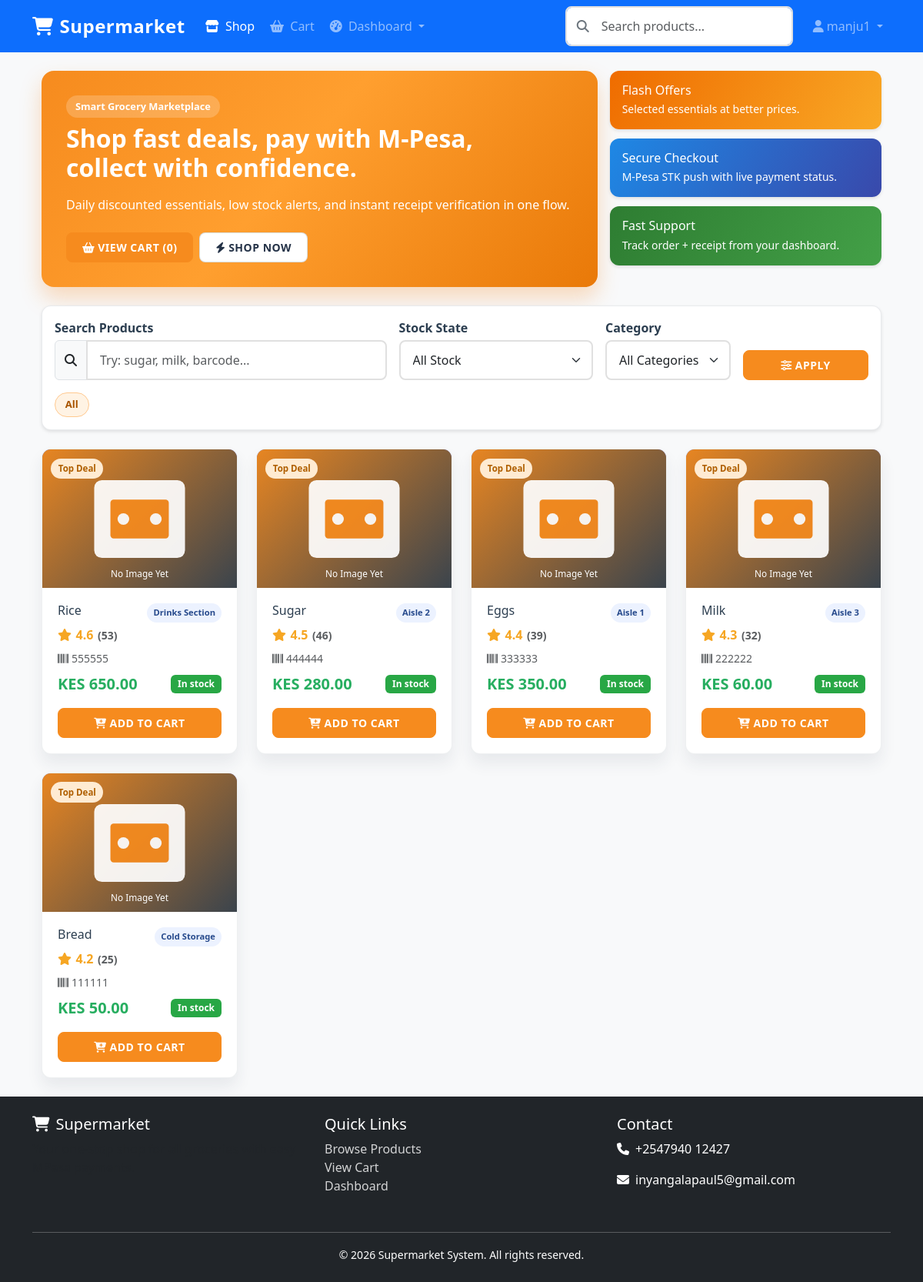
The app's page / (signed in) with its own data.
### product/models.py (models this page shows, shortened)
class Product(models.Model):
    name = models.CharField(max_length=255, db_index=True)
    description = models.TextField(blank=True, null=True)
    image = models.ImageField(upload_to="products/", blank=True, null=True)
    category = models.ForeignKey("product.Category", on_delete=models.SET_NULL, null=True, blank=True, related_name="products")
    barcode = models.CharField(max_length=100, unique=True, blank=True, null=True)
    price = models.DecimalField(max_digits=10, decimal_places=2, db_index=True)
    stock = models.PositiveIntegerField(default=0, db_index=True)
    shelf = models.ForeignKey(Shelf, on_delete=models.SET_NULL, null=True, blank=True, related_name="products")
    created_at = models.DateTimeField(auto_now_add=True, db_index=True)
    class Meta:
        indexes = [
            models.Index(fields=["created_at"]),
            models.Index(fields=["price"]),
            models.Index(fields=["stock"]),
            models.Index(fields=["category"]),
        ]

class Shelf(models.Model):
    name = models.CharField(max_length=100, unique=True)
    location = models.CharField(max_length=150, blank=True, null=True)  # e.g., "Aisle 2 - Left"
    description = models.TextField(blank=True, null=True)

### product/views.py (the view)
# urls.py: path("", views.product_list, name="product_list"),
def product_list(request):
    query = request.GET.get("q")
    stock_filter = request.GET.get("stock_filter")
    category = request.GET.get("category")
    products = Product.objects.select_related("shelf").all().order_by("-created_at")
    if query:
        products = products.filter(
            Q(name__icontains=query) |
            Q(barcode__icontains=query) |
            Q(description__icontains=query)
        )
    if category:
        products = products.filter(category_id=category)
    if stock_filter == "in_stock":
        products = products.filter(stock__gt=10)
    elif stock_filter == "low_stock":
        products = products.filter(stock__lte=10, stock__gt=0)
    elif stock_filter == "out_of_stock":
        products = products.filter(stock=0)
    paginator = Paginator(products, 12)
    page_number = request.GET.get("page")
    page_obj = paginator.get_page(page_number)
    for product in page_obj.object_list:
        product.display_rating = round(4.1 + ((product.id % 8) * 0.1), 1)
        product.review_count = 18 + ((product.id * 7) % 260)
        if product.stock <= 3:
            product.deal_tag = "Few Left"
        elif product.stock >= 20:
            product.deal_tag = "Top Deal"
        elif product.price <= 500:
            product.deal_tag = "Daily Deal"
        else:
            product.deal_tag = ""
        if not product.image:
            image_result = UnsplashImageService.get_image_for_product(
                product_name=product.name,
                category_name=(product.category.name if getattr(product, "category", None) else None),
            )
            product.dynamic_image_url = image_result.image_url
    categories = (
        Category.objects.filter(products__isnull=False, is_active=True)
        .distinct()
        .order_by("name")
    )
    return render(
        request,
        "product/product_list.html",
        {
            "products": page_obj,
            "categories": categories,
            "selected_category": category,
        },
    )

### product/templates/product/product_list.html (shortened to what this page needs)
{% extends "base.html" %}
{% load static %}
{% block content %}
<div class="container marketplace-page">
    <section class="market-hero mb-4">
        <div class="row g-3 align-items-stretch">
            <div class="col-lg-8">
                <div class="market-hero-main h-100">
                    <p class="market-kicker mb-2">Smart Grocery Marketplace</p>
                    <h2 class="mb-3">Shop fast deals, pay with M-Pesa, collect with confidence.</h2>
                    <p class="mb-4">Daily discounted essentials, low stock alerts, and instant receipt verification in one flow.</p>
                    <div class="d-flex flex-wrap gap-2">
                        <a href="{% url 'product:cart' %}" class="btn btn-market-main">
                            <i class="fas fa-shopping-basket me-1"></i>View Cart ({{ cart_count|default:0 }})
                        </a>
                        <a href="#grid-start" class="btn btn-market-ghost">
                            <i class="fas fa-bolt me-1"></i>Shop Now
                        </a>
                    </div>
                </div>
            </div>
            <div class="col-lg-4">
                <div class="market-promo-stack h-100">
                    <div class="promo-card promo-orange">
                        <h6 class="mb-1">Flash Offers</h6>
                        <p class="mb-0 small">Selected essentials at better prices.</p>
                    </div>
                    <div class="promo-card promo-blue">
                        <h6 class="mb-1">Secure Checkout</h6>
                        <p class="mb-0 small">M-Pesa STK push with live payment status.</p>
                    </div>
                    <div class="promo-card promo-green">
                        <h6 class="mb-1">Fast Support</h6>
                        <p class="mb-0 small">Track order + receipt from your dashboard.</p>
                    </div>
                </div>
            </div>
        </div>
    </section>
    <div class="market-toolbar card mb-4">
        <div class="card-body">
            <form method="get" class="row g-3 align-items-end">
                <div class="col-lg-5">
                    <label class="form-label mb-1">Search Products</label>
                    <div class="input-group">
                        <span class="input-group-text"><i class="fas fa-search"></i></span>
                        <input type="text" name="q" class="form-control"
                               placeholder="Try: sugar, milk, barcode..."
                               value="{{ request.GET.q|default:'' }}">
                    </div>
                </div>
                <div class="col-lg-3">
                    <label class="form-label mb-1">Stock State</label>
                    <select name="stock_filter" class="form-select">
                        <option value="">All Stock</option>
                    </select>
                </div>
                <div class="col-lg-2">
                    <label class="form-label mb-1">Category</label>
                    <select name="category" class="form-select">
                        <option value="">All Categories</option>
                    </select>
                </div>
                <div class="col-lg-2">
                    <button type="submit" class="btn btn-market-main w-100">
                        <i class="fas fa-sliders-h me-1"></i>Apply
                    </button>
                </div>
            </form>
            <div class="market-chip-row mt-3">
                <a class="market-chip {% if not selected_category %}active{% endif %}" href="?q={{ request.GET.q|default:'' }}&stock_filter={{ request.GET.stock_filter|default:'' }}">All</a>
            </div>
        </div>
    </div>
    {% if products %}
    <div class="row row-cols-1 row-cols-sm-2 row-cols-lg-3 row-cols-xl-4 g-4" id="grid-start">
        {% for product in products %}
        <div class="col">
            {% include "product/components/product_card.html" with product=product %}
        </div>
        {% endfor %}
    </div>
    {% endif %}
</div>
{% endblock %}

### product/templates/components/navbar.html (shortened to what this page needs)
<nav class="navbar navbar-expand-lg navbar-dark bg-primary sticky-top">
    <div class="container">
        <a class="navbar-brand fw-bold" href="{% url 'product:product_list' %}">
            <i class="fas fa-shopping-cart me-2"></i>Supermarket
        </a>
        <div class="collapse navbar-collapse" id="navbarNav">
            <ul class="navbar-nav me-auto">
                <li class="nav-item">
                    <a class="nav-link {% if request.resolver_match.url_name == 'product_list' %}active{% endif %}" href="{% url 'product:product_list' %}">
                        <i class="fas fa-store me-1"></i> Shop
                    </a>
                </li>
                <li class="nav-item">
                    <a class="nav-link position-relative {% if request.resolver_match.url_name == 'cart' %}active{% endif %}" href="{% url 'product:cart' %}">
                        <i class="fas fa-shopping-basket me-1"></i> Cart
                    </a>
                </li>
                {% if user.is_staff %}
                <li class="nav-item dropdown">
                    <a class="nav-link dropdown-toggle {% if 'dashboard' in request.resolver_match.url_name %}active{% endif %}" href="#" role="button" data-bs-toggle="dropdown">
                        <i class="fas fa-tachometer-alt me-1"></i> Dashboard
                    </a>
                </li>
                {% elif user.is_authenticated %}
                <li class="nav-item">
                    <a class="nav-link {% if request.resolver_match.url_name == 'customer_dashboard' %}active{% endif %}" href="{% url 'product:customer_dashboard' %}">
                        <i class="fas fa-user-circle me-1"></i> My Dashboard
                    </a>
                </li>
                {% endif %}
            </ul>
            <form class="d-flex me-3 search-box" method="get" action="{% url 'product:product_list' %}">
                <i class="fas fa-search search-box-icon"></i>
                <input type="search" name="q" class="form-control" placeholder="Search products..." value="{{ request.GET.q|default:'' }}">
            </form>
            <ul class="navbar-nav">
                {% if user.is_authenticated %}
                <li class="nav-item dropdown">
                    <a class="nav-link dropdown-toggle" href="#" role="button" data-bs-toggle="dropdown">
                        <i class="fas fa-user me-1"></i>{{ user.username }}
                    </a>
                </li>
                {% endif %}
            </ul>
        </div>
    </div>
</nav>

### product/templates/product/components/product_card.html
<article class="product-card market-product-card h-100">
    <div class="product-image">
        {% if product.image %}
        <img src="{{ product.image.url }}" alt="{{ product.name }}" class="product-image-tag" loading="lazy">
        {% elif product.dynamic_image_url %}
        <img src="{{ product.dynamic_image_url }}" alt="{{ product.name }}" class="product-image-tag" loading="lazy">
        {% else %}
        <div class="product-image-fallback">
            <i class="fas fa-box-open"></i>
        </div>
        {% endif %}
        {% if product.deal_tag %}
        <span class="deal-pill">{{ product.deal_tag }}</span>
        {% endif %}
    </div>
    <div class="card-body d-flex flex-column">
        <div class="d-flex justify-content-between align-items-start mb-1">
            <h6 class="card-title mb-0">{{ product.name }}</h6>
            <span class="category-pill">
                {% if product.shelf %}
                    {{ product.shelf.name }}
                {% elif product.category %}
                    {{ product.category.name }}
                {% else %}
                    General
                {% endif %}
            </span>
        </div>
        <div class="rating-row mb-2">
            <i class="fas fa-star"></i>
            <span>{{ product.display_rating }}</span>
            <small class="text-muted">({{ product.review_count }})</small>
        </div>
        <p class="text-muted small mb-2">
            <i class="fas fa-barcode me-1"></i>{{ product.barcode|default:"N/A" }}
        </p>
        <div class="d-flex justify-content-between align-items-center mb-3">
            <span class="product-price">KES {{ product.price|floatformat:2 }}</span>
            {% if product.stock > 10 %}
                <span class="badge badge-in-stock">In stock</span>
            {% elif product.stock > 0 %}
                <span class="badge badge-low-stock">Only {{ product.stock }}</span>
            {% else %}
                <span class="badge badge-out-of-stock">Sold out</span>
            {% endif %}
        </div>
        <div class="mt-auto">
            {% if product.stock > 0 %}
            <button type="button"
                    class="btn btn-market-main w-100"
                    onclick="quickAddToCart({{ product.id }}, '{{ product.name|escapejs }}')">
                <i class="fas fa-cart-plus me-1"></i>Add to Cart
            </button>
            {% else %}
            <button class="btn btn-secondary w-100" disabled>
                <i class="fas fa-ban me-1"></i>Unavailable
            </button>
            {% endif %}
        </div>
    </div>
</article>

### records on screen
Product: deal_tag "Top Deal", name "Rice", shelf.name "Drinks Section", display_rating "4.6", review_count "53", barcode "555555", price "650.00", stock "In stock"
Product: deal_tag "Top Deal", name "Sugar", shelf.name "Aisle 2", display_rating "4.5", review_count "46", barcode "444444", price "280.00", stock "In stock"
Product: deal_tag "Top Deal", name "Eggs", shelf.name "Aisle 1", display_rating "4.4", review_count "39", barcode "333333", price "350.00", stock "In stock"
Product: deal_tag "Top Deal", name "Milk", shelf.name "Aisle 3", display_rating "4.3", review_count "32", barcode "222222", price "60.00", stock "In stock"
Product: deal_tag "Top Deal", name "Bread", shelf.name "Cold Storage", display_rating "4.2", review_count "25", barcode "111111", price "50.00", stock "In stock"

### other values on screen
{{ user.username }} "manju1"
{{ cart_count|default:0 }} "0"
